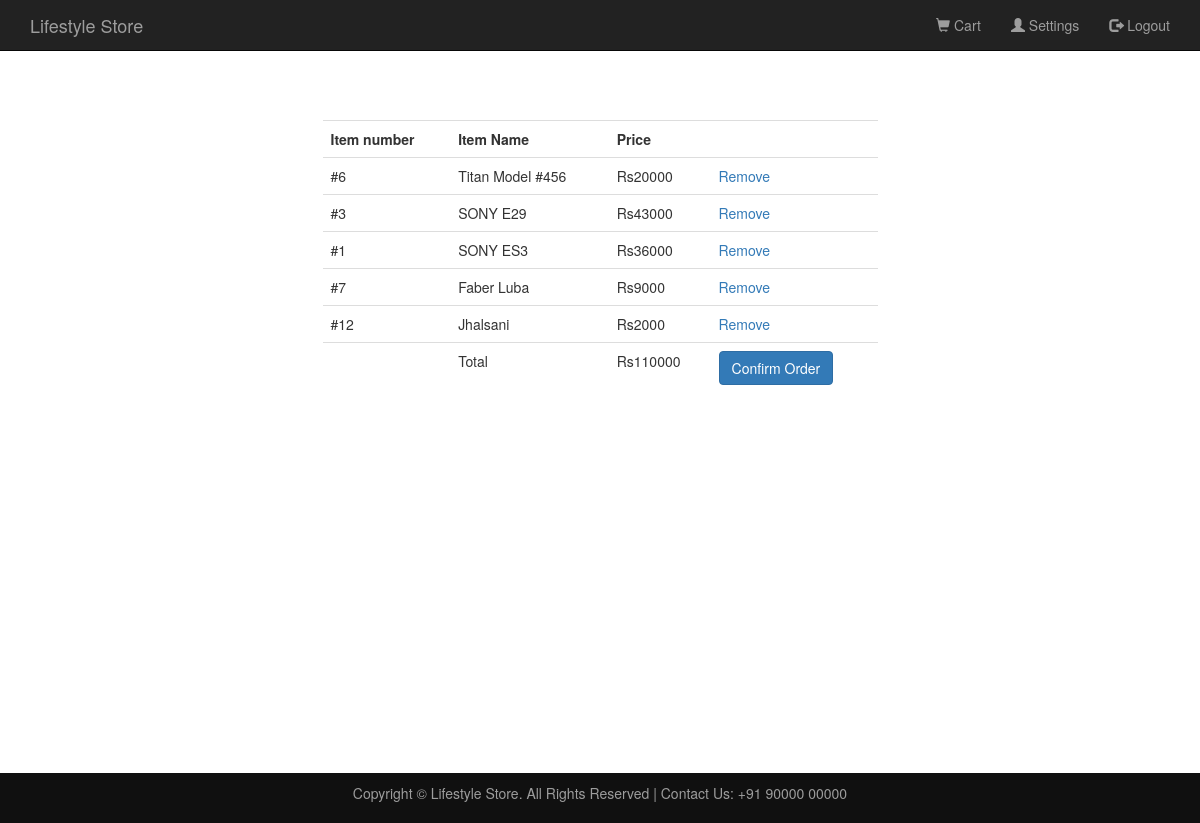
/cart.php (signed in), run on the app's committed database.
### tables this page shows
CREATE TABLE `useritems` (
  `id` int(11) NOT NULL,
  `userid` int(11) NOT NULL,
  `itemid` int(11) NOT NULL,
  `status` enum('Added to cart','Confirmed') NOT NULL
);

CREATE TABLE `items` (
  `itemid` int(11) NOT NULL,
  `itemname` varchar(40) NOT NULL,
  `price` int(11) NOT NULL
);

### cart.php (the view, shortened to what this page needs)
<?php require 'includes/common.php'; ?>
<!DOCTYPE html>
<html>
    <head>
        <link rel="stylesheet" href="https://maxcdn.bootstrapcdn.com/bootstrap/3.3.7/css/bootstrap.min.css">
        <link rel="stylesheet" type="text/css" href="bootcss.css">
    </head>
    <body>
        <?php include 'includes/header.php'?>;
        <div class="container add_margin">
            <div class="row">
                <div class="col-md-3"></div>
                <div class="col-md-6">
            <table class="table">
                            <tbody>
                                <tr><th>Item number</th><th>Item Name</th><th>Price</th><th></th></tr>
                                 <?php
        $user_id = $_SESSION['id'];
        $query = "SELECT * FROM useritems INNER JOIN items ON useritems.itemid = items.itemid WHERE userid='$user_id'";
        $query_result = mysqli_query($connect, $query);
        $num_rows = mysqli_num_rows($query_result);
        if($num_rows == 0) {
            echo 'Add items to the cart first';
        }
        else {
            while ($row = mysqli_fetch_array($query_result)) {
                $sum+= $row['price'];
                $id.= $row['itemid'].",";
                echo "<tr><td>"."#".$row['itemid']."</td><td>".$row['itemname']."</td><td>Rs".$row['price']."</td><td><a href='cart-remove.php?id={$row['itemid']}' class='remove_item_link'>Remove</a></td></tr>";
                     }
                $id= rtrim($id,",");
                echo "<tr><td></td><td>Total</td><td>Rs".$sum."</td><td><a href='success.php?itemsid=".$id."' class='btn btn-primary'>Confirm Order</a></td></tr>";
    }
        ?>
                            </tbody>
                        </table>
                    </div>
            </div>
        </div>
        <?php include 'includes/footer.php'; ?>
    </body>
</html>

### includes/header.php (shortened to what this page needs)
/*
 * To change this license header, choose License Headers in Project Properties.
 * To change this template file, choose Tools | Templates
 * and open the template in the editor.
 */
<div class="navbar navbar-inverse navbar-fixed-top">
        <div class="container">
            <div class="navbar-header">
                <a class="navbar-brand" href="index.php">Lifestyle Store</a>
            </div>
            <div class="collapse navbar-collapse" id="myNavbar">
                <ul class="nav navbar-nav navbar-right">
            <?php
            if (isset($_SESSION['email'])) {                     ?>
                    <li><a href = "cart.php"><span class = "glyphicon glyphicon-shopping-cart"></span> Cart </a></li>
                    <li><a href = "settings.php"><span class = "glyphicon glyphicon-user"></span> Settings</a></li>
                    <li><a href = "logout_script.php"><span class = "glyphicon glyphicon-log-out"></span> Logout</a></li>
            <?php }
                else {                     ?>
                    <li><a href="signup.php"><span class="glyphicon glyphicon-user"></span> Sign Up</a></li>
                    <li><a href="login.php"><span class="glyphicon glyphicon-log-in"></span> Login</a></li>
             <?php                     }                     ?>
                </ul>
            </div>
        </div>
</div>

### includes/footer.php (shortened to what this page needs)
<footer id="foot">
    <div class="container">
        <center>
            <p>Copyright &copy; Lifestyle Store. All Rights Reserved  |  Contact Us: +91 90000 00000</p>
        </center>
    </div>
</footer>

### bootcss.css (style rules this page uses)
#foot { padding: 10px 0; background-color: #101010; color:#9d9d9d; bottom: 0; width: 100%; }

### cart.php (style rules this page uses)
.add_margin { margin-top:100px; margin-bottom: 30%; }

### data on the page
useritems: itemid.itemid "6", itemid.itemname "Titan Model #456", itemid.price "20000"
useritems: itemid.itemid "3", itemid.itemname "SONY E29", itemid.price "43000"
useritems: itemid.itemid "1", itemid.itemname "SONY ES3", itemid.price "36000"
useritems: itemid.itemid "7", itemid.itemname "Faber Luba", itemid.price "9000"
useritems: itemid.itemid "12", itemid.itemname "Jhalsani", itemid.price "2000"

### other printed values
$sum "110000"
